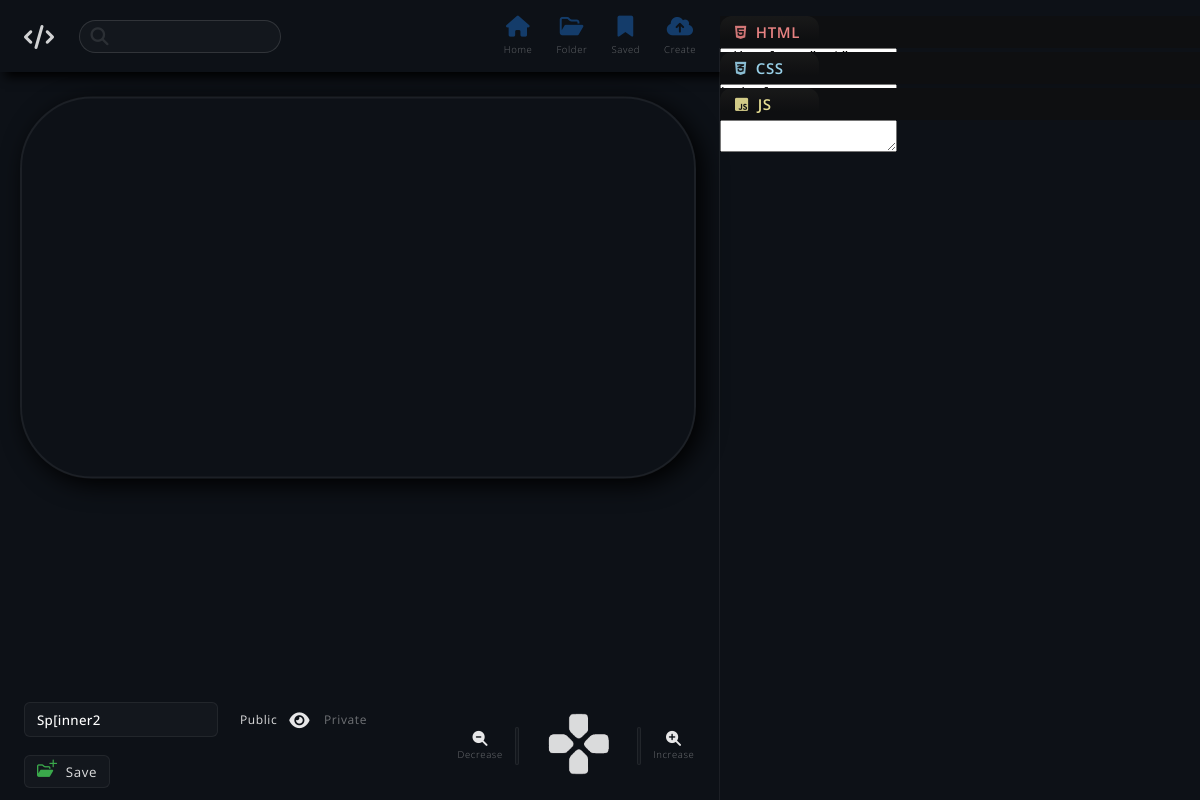
The page /TrixEx.com/edit/11 (signed in) on the database as committed earlier.
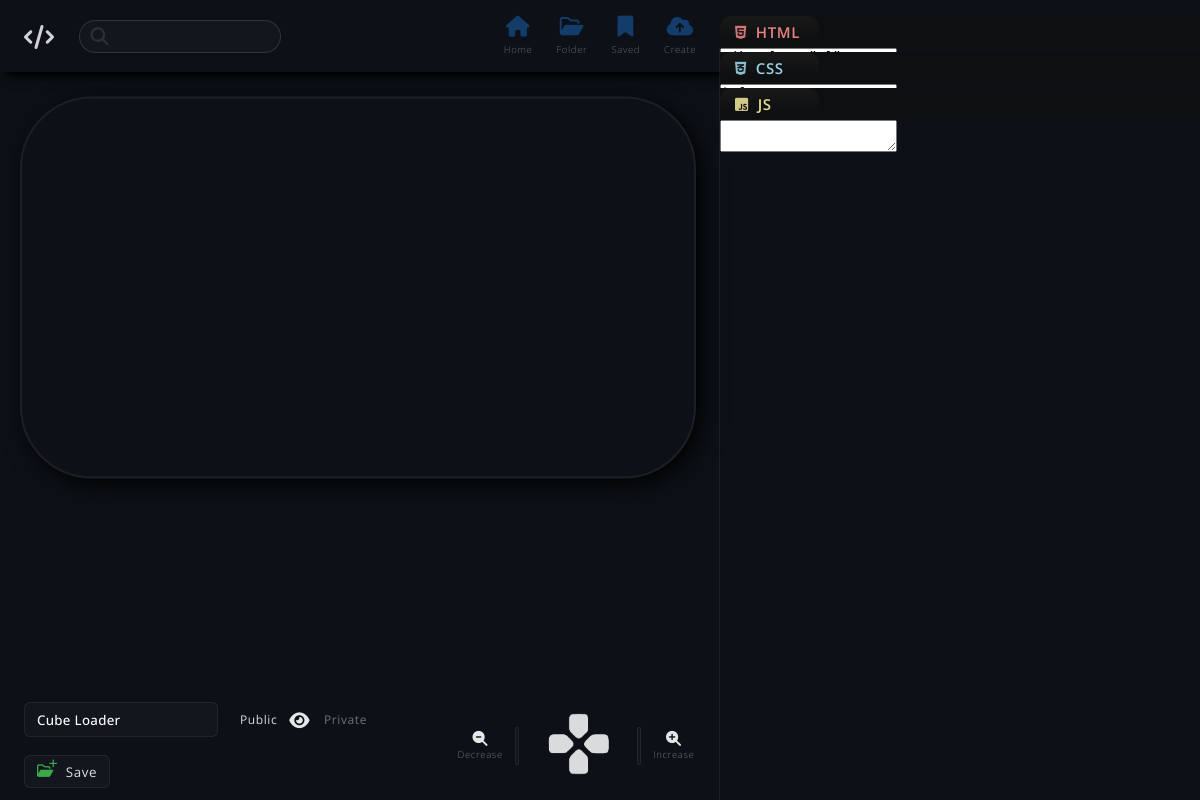
The same page on the database as committed later.
### app/models.py (models this page shows)
class Project(models.Model):
    owner = models.ForeignKey(User, related_name="projects", on_delete=models.CASCADE)
    title = models.CharField(max_length=26)
    html = models.TextField()
    css = models.TextField()
    js = models.TextField()
    is_public = models.BooleanField()
    is_example = models.BooleanField(default=False)
    is_landing = models.BooleanField(default=False)
    scale = models.FloatField()
    margin_top = models.FloatField()
    margin_left = models.FloatField()
    views = models.IntegerField(default = 0)
    created_at = models.DateTimeField(auto_now_add=True)
    updated_at = models.DateTimeField(auto_now=True)
    bookmarked_users = models.ManyToManyField(User, related_name="bookmarked_projects")
    liked_users = models.ManyToManyField(User, related_name="liked_projects")

### app/views.py (the view, shortened to what this page needs)
# urls.py: path('TrixEx.com/edit/<int:projectId>', views.edit),
def edit(request, projectId):
    if request.method == 'GET':
        project = Project.objects.get(id=projectId)
        context = {
            'user' : User.objects.get(id=request.session['userId']),
            'project' : project
        }
        return render(request, 'edit.html', context)

### app/templates/edit.html (shortened to what the changed rows need)
<!DOCTYPE html>
<html lang="en">
<head>
    {% load static %}
    <link rel="stylesheet" href="https://use.fontawesome.com/releases/v6.2.1/css/all.css">
    <link rel="stylesheet" href="{% static 'css/global.css' %}">
    <link rel="stylesheet" href="{% static 'css/edit.css' %}">
    <link rel="stylesheet" href="https://cdnjs.cloudflare.com/ajax/libs/codemirror/5.63.1/codemirror.min.css">
    <link rel="stylesheet" href="https://cdnjs.cloudflare.com/ajax/libs/codemirror/5.63.1/theme/moxer.css">
</head>
<body onload="updatePreview()">
    <form action="/TrixEx.com/edit/{{project.id}}" method="POST">
        <div class="main">
            <div class="controls">
                <div class="relative vCenter">
                    {% if project.is_public == 1 %}
                    <div class="visibility vCenter">
                        <p class="selected public-button" onclick="togglePublic(this)">Public</p>
                        <i class="fa-solid fa-eye public-icon"></i>
                        <p class="private-button" onclick="togglePrivate(this)">Private</p>
                    </div>
                    {% endif %}
                    <input type="text" name="title" value="{{project.title}}" minlength="3" maxlength="20" required>
                </div>
            </div>
        </div>
    </form>
</body>
</html>

Rows that differ between the two databases and show on the page:
changed Project: title "Sp[inner2" → "Cube Loader"
